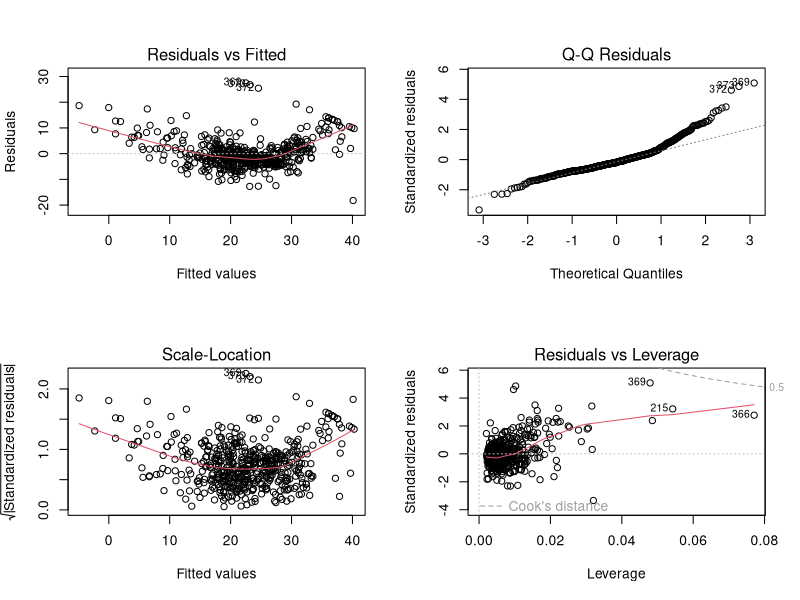

Reproduce this figure in R.
## ---- chunk 1
install.packages("survival", type = "source")
library(survival)
## ---- chunk 2
install.packages("survminer", type = "binary")
library(survminer)
## ---- chunk 3
install.packages("dplyr")
library(dplyr)
## ---- chunk 4
install.packages("ggplot2")
library(ggplot2)
## ---- chunk 5
install.packages("MASS")
library(MASS)
## ---- chunk 6
data("Boston")
head(Boston)
str(Boston)
summary(Boston)
## ---- chunk 7
lm_fit <- lm(medv ~ rm + lstat + age, data = Boston)
summary(lm_fit)
## ---- chunk 8
par(mfrow = c(2,2))
plot(lm_fit)
## ---- chunk 9
Boston$high_price <- ifelse(Boston$medv > median(Boston$medv), 1, 0)
## ---- chunk 10
logit_fit <- glm(high_price ~ rm + lstat + age,
                 data = Boston,
                 family = binomial)
summary(logit_fit)
## ---- chunk 11
exp(coef(logit_fit))
